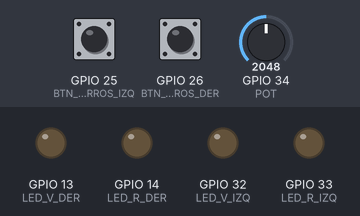
Bench run of a program on a simulated ESP32. On the bench: output pins drawn as LEDs (lit = HIGH). The test bench sets the inputs (shaded band); at power-on: GPIO 25 (BTN_CARROS_IZQ) HIGH, GPIO 26 (BTN_CARROS_DER) HIGH, GPIO 34 (POT) = 2048. WiFi joins after 1.5 s; servers stay silent unless stated; what the program prints to the serial monitor is not drawn.

Above: at 8.0 s.
At 15.0 s:
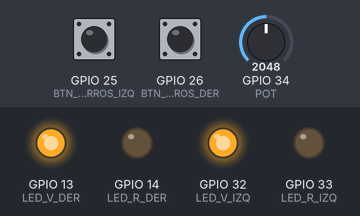
At 25.0 s:
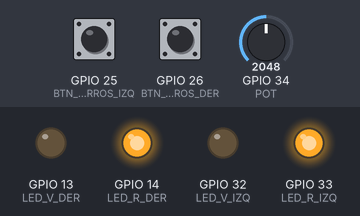
At 34.2 s:
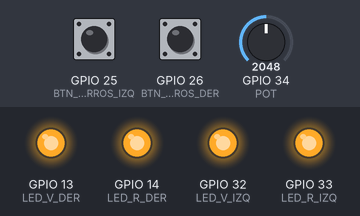
Timing chart, 0 to 38.9 s (numbered marks = the images above):
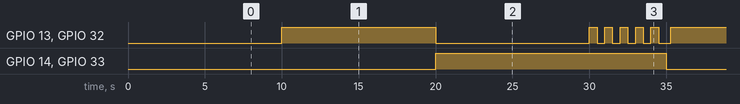

Measured:
- by itself, GPIO 14 (LED_R_DER), GPIO 33 (LED_R_IZQ): alternates HIGH for 15.0 s and LOW for 10.3 s
- by itself, GPIO 13 (LED_V_DER), GPIO 32 (LED_V_IZQ): repeats every 25.3 s: LOW 10.0 s, 4 × (HIGH 0.50 s, LOW 0.50 s), HIGH 0.50 s, LOW 0.79 s, HIGH 10.0 s
- by itself, everything shown: repeats every 25.3 s, in 13 steps

The program:

main.cpp
```cpp
#include <WiFi.h>
#include <ThingSpeak.h>
//Wokwi-GUEST
//Buffer circular o de anillo
typedef struct {
  int carros_izquierda;
  int carros_derecha;
  int carros_espera;
} valores;
valores bufferCircular[10];
int head = 0, tail = 0, elementos = 0;

//thingspeak
long unsigned int CHANNEL_ID = 3386034;
const int MESSAGE_DELAY = 20000;
const char* CHANNEL_API_KEY = "C26J1JO3MBCWQYHK";
WiFiClient espClient;
unsigned long int esperaWiFi = 0;

//tiempo envio de datos y wifi
unsigned long int finalTime = 0;

//pines
const int LED_V_IZQ = 32;
const int LED_R_IZQ = 33;
const int LED_V_DER = 13;
const int LED_R_DER = 14;
const int POT = 34;
const int BTN_CARROS_IZQ = 25;
const int BTN_CARROS_DER = 26;

//estado led parpadeo
bool estadoLed = false;
unsigned long tiempoParpadeo = 500;
unsigned long tiempoAnterior = 0;
String ultimo_msj = "";

// Potenciometro
unsigned long ultimoPot = 0;
long int valPot = 0;
int autos_U = 0;
//boton
int clic_count_IZQ = 0;
int clic_count_DER = 0;
int prom_CC_IZQ = 10; // promedio en base a las ultimas 10 tomas de ThingSpeak
int prom_CC_DER = 10; // inicia en 10 por default
bool lastButtonState_IZQ = LOW;
bool lastButtonState_DER = LOW;
bool isDesconnected = true; // para que al iniciar tome datos tambien

// Tiempos millis de semaforo
unsigned long lastTimeMillis = 0;
unsigned long secondMillis = 0;
unsigned long thirdMillis = 0;
unsigned long tiempo_U = 5000;
unsigned long tiempo_verde = 10000;
bool verde_izq;
bool rojo_izq;
bool verde_der;
int num_carros_max = 0;
bool cycle_over = false;

void reconectar();
void enviarPotenciometro();
void leerBoton(int boton, int &clic_count, bool &last_BTN);
void parpadearLed();
int asignarVerdes(int num_carros_max, int carros_en_espera, unsigned long &tiem_U);
void semaforos(unsigned long duracion, unsigned long duracion_U);
void ActualizarBuffer( int carros_izq, int carros_der, int carros_espera);
int enviarDatos();

void setup() {
  Serial.begin(9600);
  pinMode(LED_R_IZQ, OUTPUT);
  pinMode(LED_V_IZQ, OUTPUT);
  pinMode(LED_R_DER, OUTPUT);
  pinMode(LED_V_DER, OUTPUT);
  pinMode(BTN_CARROS_IZQ, INPUT_PULLUP);
  pinMode(BTN_CARROS_DER, INPUT_PULLUP);
  while(millis() < 6000){ // tratamos de conectar por 6 segundos, tiempo promedio en que tarda en conectarse
    reconectar();
  }
}

void loop() {

  //contar los carros que pasan
  leerBoton(BTN_CARROS_IZQ, clic_count_IZQ, lastButtonState_IZQ);
  leerBoton(BTN_CARROS_DER, clic_count_DER, lastButtonState_DER);

  //para simular la cuenta de los carros que se quedan a dar vuelta
  enviarPotenciometro();

  if(millis() - finalTime >= 10000){
    semaforos(tiempo_verde, tiempo_U);
  }else{
    lastTimeMillis = millis();
  }

  if (WiFi.status() == WL_CONNECTED){ //si está conectado a internet
    //retoma las cuentas de clics si se fue el internet o directamente al inicio, porque inicia true
    if(isDesconnected == true){
      delay(500);
      ThingSpeak.begin(espClient);
      isDesconnected = false;
    }

    //actualizamos la información rezagada en buffer
      if(elementos > 0){
        ThingSpeak.setField(1, bufferCircular[tail].carros_espera);
        ThingSpeak.setField(3, bufferCircular[tail].carros_izquierda);
        ThingSpeak.setField(4, bufferCircular[tail].carros_derecha);
      }else{
        ThingSpeak.setField(1, autos_U);
        ThingSpeak.setField(3, clic_count_IZQ);
        ThingSpeak.setField(4, clic_count_DER);
      }

    if(cycle_over){ //cuando termina un ciclo vrvp
      cycle_over = false;

      //y seguir asignando tiempos localmente
      num_carros_max = clic_count_DER + clic_count_IZQ;
      tiempo_verde =  asignarVerdes(num_carros_max, autos_U, tiempo_U);

      //enviar datos de monitoreo
      int status = enviarDatos();
      if (status == 200) { //aqui se comprueba, si writeFields regresa 200, es que la operacion se hizo con exito
        //se envia con exito
      }else {
        //si no se pudo enviar, guardamos en buffer, solo si no se pudo
        ActualizarBuffer(clic_count_IZQ, clic_count_DER, autos_U);
    }

      clic_count_DER = 0;
      clic_count_IZQ = 0;
      lastTimeMillis = millis();
      }

  }else{

    isDesconnected = true;

    if(cycle_over){
      // seguimos tomando datos cada tanto y asignando valores localmente, pero con frecuencia
      cycle_over = false;
      num_carros_max = clic_count_DER > clic_count_IZQ ? clic_count_DER : clic_count_IZQ;
      tiempo_verde =  asignarVerdes(num_carros_max, autos_U, tiempo_U);
      clic_count_DER = 0;
      clic_count_IZQ = 0;
      lastTimeMillis = millis();
    }
    reconectar();
  }
} //loop end

void reconectar(){
  if(millis() - esperaWiFi >= 500){
    if(WiFi.status() != WL_CONNECTED){
      //WiFi.begin("HUAWEI-Y9s", "3319995858");
      WiFi.begin("MEGACABLE-2.4G-A2AB", "+n25LCpK_R4()7#Ch%5");
    }else{
      Serial.println("--> Conectado.");
      ThingSpeak.begin(espClient); //importante para poder enviar datos
    }
    esperaWiFi = millis();
  }
}

void leerBoton(int boton, int &clic_count, bool &last_BTN) {
  bool estado = digitalRead(boton);
  if (estado == HIGH && last_BTN == LOW) {
    clic_count++;
    delay(50);
  }
  last_BTN = estado;
}

void enviarPotenciometro() { // para los 2 carriles por falta de material, pero igual tomaría el valor más alto
  if (millis() - ultimoPot >= 2000) { //enviar cada 1 seg
    int valor = analogRead(POT);
    int porcentaje = map(valor,0,4095,0,10);
    autos_U = porcentaje;
    ultimoPot = millis();
    //Serial.println(porcentaje);
  }
}

void parpadearLed(){
    if (millis() - tiempoAnterior >= tiempoParpadeo){
      estadoLed = !estadoLed;
      digitalWrite(LED_V_DER, estadoLed);
      digitalWrite(LED_V_IZQ, estadoLed);
      tiempoAnterior = millis();
    }
}

void semaforos(unsigned long duracion, unsigned long duracion_U){
    if (millis() - lastTimeMillis >= duracion){ //si termina el verde
      if (millis() - secondMillis >= 10000){ //si termina el rojo - 8 para 20000
        if (millis() - thirdMillis >= duracion_U){
          digitalWrite(LED_R_IZQ, LOW);
          digitalWrite(LED_R_DER, LOW);
          cycle_over = true;
        }else{
          parpadearLed(); //parpadea
        }
      }else{
          digitalWrite(LED_V_DER, LOW);
          digitalWrite(LED_V_IZQ, LOW);
          digitalWrite(LED_R_IZQ, HIGH); //enciende el rojo
          digitalWrite(LED_R_DER, HIGH); //enciende el rojo
          thirdMillis = millis();
      }
    }else{
      digitalWrite(LED_V_IZQ, HIGH); //encender verde
      digitalWrite(LED_V_DER, HIGH);
      secondMillis = millis();
    }
}

// ciclo mas corto posible 30+25+10=55s, mas largo 120+25+20= 165
// asignar tiempos cada 2 min (deberían ser más, pero es para que se vea rapido)
int asignarVerdes(int num_carros_max, int carros_en_espera, unsigned long &tiem_U){
  int luz_carril = 0;
  //si no hay muchos carros frecuentes, no se deja tanto tiempo el verde
  if(num_carros_max <= 16){
    luz_carril = 10000;   // 10s para 20s
  } // mientras más carros pasen, da prioridad a que circulen dejando mas tiempo el verde
  else if(num_carros_max > 16 && num_carros_max <= 40){
    luz_carril = 16000;   //16 para 60s
  }
  else if(num_carros_max > 40){
    luz_carril = 24000; //24 para 120s
  }
  // si muchos carros en espera, se restan 20 segundos al verde normal y la vuelta en U dura mas
  if(carros_en_espera >= 6){
    tiem_U = 10000; //10 para 20
  }else{
    tiem_U = 5000; // 5 para 10 000
  }
  return luz_carril;
}

int enviarDatos(){
  int saturado = (clic_count_DER+clic_count_IZQ) > 90? 1 : 0;
  ThingSpeak.setField(2, num_carros_max);
  ThingSpeak.setField(7, saturado);
  ThingSpeak.setField(6, float(tiempo_U));
  ThingSpeak.setField(5, float(tiempo_verde));
  return ThingSpeak.writeFields(CHANNEL_ID, CHANNEL_API_KEY);
}

void ActualizarBuffer( int carros_izq, int carros_der, int carros_espera) {
  bufferCircular[head] = { carros_izq, carros_der, carros_espera };
  head = (head + 1) % 10; //adelantamos un lugar, dividimos entre 10 para regresar al inicio 0 cuando se llene
  if ( elementos < 10) { //si no esta lleno
    elementos++; //aumentamos la cuenta de elementos
  } else {
    //si esta lleno movemos tail para sobreescribir el valor más viejo
    tail = (tail + 1) % 10;
  }
}
```
